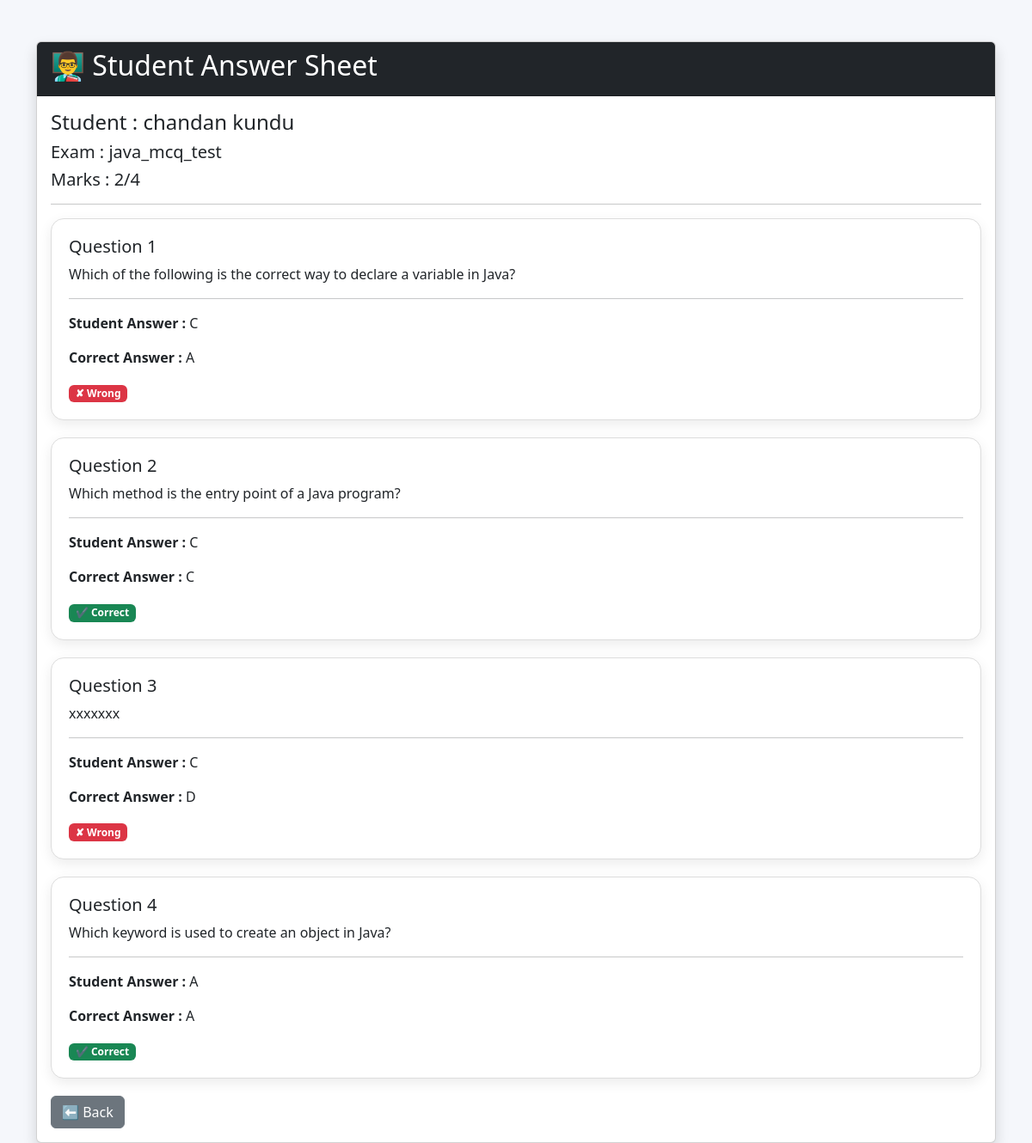
Page /teacher_view_result/4 (signed in) on the committed database.
### models.py (models this page shows)
class Result(db.Model):
    id = db.Column(db.Integer, primary_key=True)
    student_id = db.Column(db.Integer)
    student_name = db.Column(db.String(100))
    roll_number = db.Column(db.String(100))
    exam_id = db.Column(db.Integer)
    exam_title = db.Column(db.String(200))
    marks = db.Column(db.Integer)
    total = db.Column(db.Integer)
    percentage = db.Column(db.Float)

class ResultAnswer(db.Model):
    id = db.Column(db.Integer, primary_key=True)
    result_id = db.Column(db.Integer)
    question = db.Column(db.Text)
    option_a = db.Column(db.String(200))
    option_b = db.Column(db.String(200))
    option_c = db.Column(db.String(200))
    option_d = db.Column(db.String(200))
    student_answer = db.Column(db.String(1))
    correct_answer = db.Column(db.String(1))
    is_correct = db.Column(db.Boolean)

### app.py (the view)
@app.route("/teacher_view_result/<int:result_id>")
def teacher_view_result(result_id):
    if "teacher_id" not in session:
        return redirect("/teacher_login")
    result = Result.query.get_or_404(result_id)
    answers = ResultAnswer.query.filter_by(
        result_id=result.id
    ).all()
    return render_template(
        "teacher_view_result.html",
        result=result,
        answers=answers
    )

### templates/teacher_view_result.html (shortened to what this page needs)
<!DOCTYPE html>
<html>
<head>
<link href="https://cdn.jsdelivr.net/npm/bootstrap@5.3.3/dist/css/bootstrap.min.css" rel="stylesheet">
</head>
<body>
<div class="container mt-5">
<div class="card shadow">
<div class="card-header bg-dark text-white">
<h2>
👨‍🏫 Student Answer Sheet
</h2>
</div>
<div class="card-body">
<h4>
Student :
{{ result.student_name }}
</h4>
<h5>
Exam :
{{ result.exam_title }}
</h5>
<h5>
Marks :
{{ result.marks }}/{{ result.total }}
</h5>
<hr>
{% for answer in answers %}
<div class="question">
<h5>
Question {{ loop.index }}
</h5>
<p>
{{ answer.question }}
</p>
<hr>
<p>
<b>Student Answer :</b>
{{ answer.student_answer }}
</p>
<p>
<b>Correct Answer :</b>
{{ answer.correct_answer }}
</p>
{% if answer.is_correct %}
<span class="badge bg-success">
✔ Correct
</span>
{% else %}
<span class="badge bg-danger">
✘ Wrong
</span>
{% endif %}
</div>
{% endfor %}
<a href="/exam_results"
class="btn btn-secondary">
⬅ Back
</a>
</div>
</div>
</div>
</body>
</html>

### templates/teacher_view_result.html (style rules this page uses)
body { background:#f5f7fb; }
.question { border:1px solid #ddd; border-radius:15px; padding:20px; margin-bottom:20px; background:white; box-shadow:0 5px 15px rgba(0,0,0,.08); }

### rows in the picture
Result: student_name "chandan kundu", exam_title "java_mcq_test", marks "2", total "4"
ResultAnswer: question "Which of the following is the correct way to declare a variable in Java?", student_answer "C", correct_answer "A", is_correct "✘ Wrong"
ResultAnswer: question "Which method is the entry point of a Java program?", student_answer "C", correct_answer "C", is_correct "✔ Correct"
ResultAnswer: question "xxxxxxx", student_answer "C", correct_answer "D", is_correct "✘ Wrong"
ResultAnswer: question "Which keyword is used to create an object in Java?", student_answer "A", correct_answer "A", is_correct "✔ Correct"
